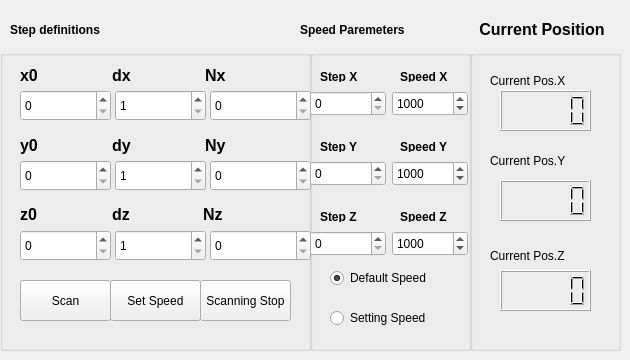
    <widget class="QWidget" name="tab_2">
     <attribute name="title">
      <string>Movement Parameters</string>
     </attribute>
     <widget class="QLabel" name="label_12">
      <property name="geometry">
       <rect>
        <x>10</x>
        <y>20</y>
        <width>111</width>
        <height>21</height>
       </rect>
      </property>
      <property name="text">
       <string>&lt;html&gt;&lt;head/&gt;&lt;body&gt;&lt;p&gt;&lt;span style=&quot; font-weight:600;&quot;&gt;Step definitions&lt;/span&gt;&lt;/p&gt;&lt;/body&gt;&lt;/html&gt;</string>
      </property>
     </widget>
     <widget class="QGroupBox" name="groupBox_4">
      <property name="geometry">
       <rect>
        <x>0</x>
        <y>50</y>
        <width>311</width>
        <height>301</height>
       </rect>
      </property>
      <property name="title">
       <string/>
      </property>
      <widget class="QSpinBox" name="x0">
       <property name="geometry">
        <rect>
         <x>20</x>
         <y>40</y>
         <width>91</width>
         <height>31</height>
        </rect>
       </property>
       <property name="maximum">
        <number>100000</number>
       </property>
      </widget>
      <widget class="QSpinBox" name="dx">
       <property name="geometry">
        <rect>
         <x>115</x>
         <y>40</y>
         <width>91</width>
         <height>31</height>
        </rect>
       </property>
       <property name="minimum">
        <number>1</number>
       </property>
       <property name="maximum">
        <number>1000</number>
       </property>
      </widget>
      <widget class="QSpinBox" name="Nx">
       <property name="geometry">
        <rect>
         <x>210</x>
         <y>40</y>
         <width>101</width>
         <height>31</height>
        </rect>
       </property>
       <property name="maximum">
        <number>1000</number>
       </property>
      </widget>
      <widget class="QSpinBox" name="y0">
       <property name="geometry">
        <rect>
         <x>20</x>
         <y>110</y>
         <width>91</width>
         <height>31</height>
        </rect>
       </property>
       <property name="sizePolicy">
        <sizepolicy hsizetype="Minimum" vsizetype="Fixed">
         <horstretch>0</horstretch>
         <verstretch>0</verstretch>
        </sizepolicy>
       </property>
       <property name="minimumSize">
        <size>
         <width>0</width>
         <height>0</height>
        </size>
       </property>
       <property name="sizeIncrement">
        <size>
         <width>0</width>
         <height>20</height>
        </size>
       </property>
       <property name="minimum">
        <number>0</number>
       </property>
       <property name="maximum">
        <number>100000</number>
       </property>
      </widget>
      <widget class="QSpinBox" name="Ny">
       <property name="geometry">
        <rect>
         <x>210</x>
         <y>110</y>
         <width>101</width>
         <height>31</height>
        </rect>
       </property>
       <property name="maximum">
        <number>1000</number>
       </property>
      </widget>
      <widget class="QSpinBox" name="dy">
       <property name="geometry">
        <rect>
         <x>115</x>
         <y>110</y>
         <width>91</width>
         <height>31</height>
        </rect>
       </property>
       <property name="minimum">
        <number>1</number>
       </property>
       <property name="maximum">
        <number>1000</number>
       </property>
      </widget>
      <widget class="QSpinBox" name="z0">
       <property name="geometry">
        <rect>
         <x>20</x>
         <y>180</y>
         <width>91</width>
         <height>31</height>
        </rect>
       </property>
       <property name="maximum">
        <number>100000</number>
       </property>
      </widget>
      <widget class="QSpinBox" name="Nz">
       <property name="geometry">
        <rect>
         <x>210</x>
         <y>180</y>
         <width>101</width>
         <height>31</height>
        </rect>
       </property>
       <property name="maximum">
        <number>1000</number>
       </property>
      </widget>
      <widget class="QSpinBox" name="dz">
       <property name="geometry">
        <rect>
         <x>115</x>
         <y>180</y>
         <width>91</width>
         <height>31</height>
        </rect>
       </property>
       <property name="minimum">
        <number>1</number>
       </property>
       <property name="maximum">
        <number>1000</number>
       </property>
      </widget>
      <widget class="QLabel" name="label_19">
       <property name="geometry">
        <rect>
         <x>20</x>
         <y>150</y>
         <width>86</width>
         <height>29</height>
        </rect>
       </property>
       <property name="text">
        <string>&lt;html&gt;&lt;head/&gt;&lt;body&gt;&lt;p&gt;&lt;span style=&quot; font-size:12pt; font-weight:600;&quot;&gt;z0&lt;/span&gt;&lt;/p&gt;&lt;/body&gt;&lt;/html&gt;</string>
       </property>
      </widget>
      <widget class="QLabel" name="label_20">
       <property name="geometry">
        <rect>
         <x>112</x>
         <y>150</y>
         <width>85</width>
         <height>29</height>
        </rect>
       </property>
       <property name="text">
        <string>&lt;html&gt;&lt;head/&gt;&lt;body&gt;&lt;p&gt;&lt;span style=&quot; font-size:12pt; font-weight:600;&quot;&gt;dz&lt;/span&gt;&lt;/p&gt;&lt;/body&gt;&lt;/html&gt;</string>
       </property>
      </widget>
      <widget class="QLabel" name="label_21">
       <property name="geometry">
        <rect>
         <x>203</x>
         <y>150</y>
         <width>86</width>
         <height>29</height>
        </rect>
       </property>
       <property name="text">
        <string>&lt;html&gt;&lt;head/&gt;&lt;body&gt;&lt;p&gt;&lt;span style=&quot; font-size:12pt; font-weight:600;&quot;&gt;Nz&lt;/span&gt;&lt;/p&gt;&lt;/body&gt;&lt;/html&gt;</string>
       </property>
      </widget>
      <widget class="QPushButton" name="ScanBut">
       <property name="geometry">
        <rect>
         <x>20</x>
         <y>230</y>
         <width>91</width>
         <height>41</height>
        </rect>
       </property>
       <property name="text">
        <string>Scan</string>
       </property>
      </widget>
      <widget class="QWidget" name="layoutWidget">
       <property name="geometry">
        <rect>
         <x>20</x>
         <y>10</y>
         <width>271</width>
         <height>31</height>
        </rect>
       </property>
       <layout class="QHBoxLayout" name="horizontalLayout">
        <item>
         <widget class="QLabel" name="label_13">
          <property name="text">
           <string>&lt;html&gt;&lt;head/&gt;&lt;body&gt;&lt;p&gt;&lt;span style=&quot; font-size:12pt; font-weight:600;&quot;&gt;x0&lt;/span&gt;&lt;/p&gt;&lt;/body&gt;&lt;/html&gt;</string>
          </property>
         </widget>
        </item>
        <item>
         <widget class="QLabel" name="label_14">
          <property name="text">
           <string>&lt;html&gt;&lt;head/&gt;&lt;body&gt;&lt;p&gt;&lt;span style=&quot; font-size:12pt; font-weight:600;&quot;&gt;dx&lt;/span&gt;&lt;/p&gt;&lt;/body&gt;&lt;/html&gt;</string>
          </property>
         </widget>
        </item>
        <item>
         <widget class="QLabel" name="label_15">
          <property name="text">
           <string>&lt;html&gt;&lt;head/&gt;&lt;body&gt;&lt;p&gt;&lt;span style=&quot; font-size:12pt; font-weight:600;&quot;&gt;Nx&lt;/span&gt;&lt;/p&gt;&lt;/body&gt;&lt;/html&gt;</string>
          </property>
         </widget>
        </item>
       </layout>
      </widget>
      <widget class="QWidget" name="layoutWidget">
       <property name="geometry">
        <rect>
         <x>20</x>
         <y>80</y>
         <width>271</width>
         <height>31</height>
        </rect>
       </property>
       <layout class="QHBoxLayout" name="horizontalLayout_2">
        <item>
         <widget class="QLabel" name="label_16">
          <property name="text">
           <string>&lt;html&gt;&lt;head/&gt;&lt;body&gt;&lt;p&gt;&lt;span style=&quot; font-size:12pt; font-weight:600;&quot;&gt;y0&lt;/span&gt;&lt;/p&gt;&lt;/body&gt;&lt;/html&gt;</string>
          </property>
         </widget>
        </item>
        <item>
         <widget class="QLabel" name="label_17">
          <property name="text">
           <string>&lt;html&gt;&lt;head/&gt;&lt;body&gt;&lt;p&gt;&lt;span style=&quot; font-size:12pt; font-weight:600;&quot;&gt;dy&lt;/span&gt;&lt;/p&gt;&lt;/body&gt;&lt;/html&gt;</string>
          </property>
         </widget>
        </item>
        <item>
         <widget class="QLabel" name="label_18">
          <property name="text">
           <string>&lt;html&gt;&lt;head/&gt;&lt;body&gt;&lt;p&gt;&lt;span style=&quot; font-size:12pt; font-weight:600;&quot;&gt;Ny&lt;/span&gt;&lt;/p&gt;&lt;/body&gt;&lt;/html&gt;</string>
          </property>
         </widget>
        </item>
       </layout>
      </widget>
      <widget class="QWidget" name="layoutWidget">
       <property name="geometry">
        <rect>
         <x>20</x>
         <y>150</y>
         <width>271</width>
         <height>31</height>
        </rect>
       </property>
       <layout class="QHBoxLayout" name="horizontalLayout_3"/>
      </widget>
      <widget class="QPushButton" name="ScanStop">
       <property name="geometry">
        <rect>
         <x>200</x>
         <y>230</y>
         <width>91</width>
         <height>41</height>
        </rect>
       </property>
       <property name="text">
        <string>Scanning Stop</string>
       </property>
      </widget>
      <widget class="QPushButton" name="Set_Speed">
       <property name="geometry">
        <rect>
         <x>110</x>
         <y>230</y>
         <width>91</width>
         <height>41</height>
        </rect>
       </property>
       <property name="text">
        <string>Set Speed</string>
       </property>
      </widget>
     </widget>
     <widget class="QGroupBox" name="groupBox_5">
      <property name="geometry">
       <rect>
        <x>470</x>
        <y>50</y>
        <width>151</width>
        <height>301</height>
       </rect>
      </property>
      <property name="title">
       <string/>
      </property>
      <widget class="QLCDNumber" name="CurrentPosX_2">
       <property name="geometry">
        <rect>
         <x>30</x>
         <y>40</y>
         <width>91</width>
         <height>41</height>
        </rect>
       </property>
      </widget>
      <widget class="QLCDNumber" name="CurrentPosY_2">
       <property name="geometry">
        <rect>
         <x>30</x>
         <y>130</y>
         <width>91</width>
         <height>41</height>
        </rect>
       </property>
      </widget>
      <widget class="QLCDNumber" name="CurrentPosZ_2">
       <property name="geometry">
        <rect>
         <x>30</x>
         <y>220</y>
         <width>91</width>
         <height>41</height>
        </rect>
       </property>
      </widget>
      <widget class="QLabel" name="label_22">
       <property name="geometry">
        <rect>
         <x>20</x>
         <y>20</y>
         <width>81</width>
         <height>21</height>
        </rect>
       </property>
       <property name="text">
        <string>Current Pos.X</string>
       </property>
      </widget>
      <widget class="QLabel" name="label_23">
       <property name="geometry">
        <rect>
         <x>20</x>
         <y>100</y>
         <width>91</width>
         <height>21</height>
        </rect>
       </property>
       <property name="text">
        <string>Current Pos.Y</string>
       </property>
      </widget>
      <widget class="QLabel" name="label_24">
       <property name="geometry">
        <rect>
         <x>20</x>
         <y>190</y>
         <width>91</width>
         <height>31</height>
        </rect>
       </property>
       <property name="text">
        <string>Current Pos.Z</string>
       </property>
      </widget>
     </widget>
     <widget class="QLabel" name="label_25">
      <property name="geometry">
       <rect>
        <x>470</x>
        <y>20</y>
        <width>144</width>
        <height>18</height>
       </rect>
      </property>
      <property name="text">
       <string>&lt;html&gt;&lt;head/&gt;&lt;body&gt;&lt;p align=&quot;center&quot;&gt;&lt;span style=&quot; font-size:12pt; font-weight:600;&quot;&gt;Current Position&lt;/span&gt;&lt;/p&gt;&lt;/body&gt;&lt;/html&gt;</string>
      </property>
     </widget>
     <widget class="QLabel" name="label_32">
      <property name="geometry">
       <rect>
        <x>300</x>
        <y>20</y>
        <width>171</width>
        <height>20</height>
       </rect>
      </property>
      <property name="text">
       <string>&lt;html&gt;&lt;head/&gt;&lt;body&gt;&lt;p&gt;&lt;span style=&quot; font-weight:600;&quot;&gt;Speed Paremeters&lt;/span&gt;&lt;/p&gt;&lt;/body&gt;&lt;/html&gt;</string>
      </property>
     </widget>
     <widget class="QGroupBox" name="groupBox_6">
      <property name="geometry">
       <rect>
        <x>310</x>
        <y>50</y>
        <width>161</width>
        <height>301</height>
       </rect>
      </property>
      <property name="title">
       <string/>
      </property>
      <widget class="QLabel" name="label_33">
       <property name="geometry">
        <rect>
         <x>10</x>
         <y>20</y>
         <width>54</width>
         <height>12</height>
        </rect>
       </property>
       <property name="text">
        <string>&lt;html&gt;&lt;head/&gt;&lt;body&gt;&lt;p&gt;&lt;span style=&quot; font-weight:600;&quot;&gt;Step X&lt;/span&gt;&lt;/p&gt;&lt;/body&gt;&lt;/html&gt;</string>
       </property>
      </widget>
      <widget class="QLabel" name="label_34">
       <property name="geometry">
        <rect>
         <x>90</x>
         <y>20</y>
         <width>54</width>
         <height>12</height>
        </rect>
       </property>
       <property name="text">
        <string>&lt;html&gt;&lt;head/&gt;&lt;body&gt;&lt;p&gt;&lt;span style=&quot; font-weight:600;&quot;&gt;Speed X&lt;/span&gt;&lt;/p&gt;&lt;/body&gt;&lt;/html&gt;</string>
       </property>
      </widget>
      <widget class="QLabel" name="label_35">
       <property name="geometry">
        <rect>
         <x>90</x>
         <y>90</y>
         <width>54</width>
         <height>12</height>
        </rect>
       </property>
       <property name="text">
        <string>&lt;html&gt;&lt;head/&gt;&lt;body&gt;&lt;p&gt;&lt;span style=&quot; font-weight:600;&quot;&gt;Speed Y&lt;/span&gt;&lt;/p&gt;&lt;/body&gt;&lt;/html&gt;</string>
       </property>
      </widget>
      <widget class="QLabel" name="label_36">
       <property name="geometry">
        <rect>
         <x>10</x>
         <y>90</y>
         <width>54</width>
         <height>12</height>
        </rect>
       </property>
       <property name="text">
        <string>&lt;html&gt;&lt;head/&gt;&lt;body&gt;&lt;p&gt;&lt;span style=&quot; font-weight:600;&quot;&gt;Step Y&lt;/span&gt;&lt;/p&gt;&lt;/body&gt;&lt;/html&gt;</string>
       </property>
      </widget>
      <widget class="QLabel" name="label_37">
       <property name="geometry">
        <rect>
         <x>90</x>
         <y>160</y>
         <width>54</width>
         <height>12</height>
        </rect>
       </property>
       <property name="text">
        <string>&lt;html&gt;&lt;head/&gt;&lt;body&gt;&lt;p&gt;&lt;span style=&quot; font-weight:600;&quot;&gt;Speed Z&lt;/span&gt;&lt;/p&gt;&lt;/body&gt;&lt;/html&gt;</string>
       </property>
      </widget>
      <widget class="QLabel" name="label_38">
       <property name="geometry">
        <rect>
         <x>10</x>
         <y>160</y>
         <width>54</width>
         <height>12</height>
        </rect>
       </property>
       <property name="text">
        <string>&lt;html&gt;&lt;head/&gt;&lt;body&gt;&lt;p&gt;&lt;span style=&quot; font-weight:600;&quot;&gt;Step Z&lt;/span&gt;&lt;/p&gt;&lt;/body&gt;&lt;/html&gt;</string>
       </property>
      </widget>
      <widget class="QWidget" name="layoutWidget">
       <property name="geometry">
        <rect>
         <x>0</x>
         <y>40</y>
         <width>158</width>
         <height>27</height>
        </rect>
       </property>
       <layout class="QHBoxLayout" name="horizontalLayout_5">
        <item>
         <widget class="QSpinBox" name="Step_X">
          <property name="minimumSize">
           <size>
            <width>75</width>
            <height>25</height>
           </size>
          </property>
          <property name="minimum">
           <number>0</number>
          </property>
          <property name="maximum">
           <number>256</number>
          </property>
          <property name="value">
           <number>0</number>
          </property>
          <property name="displayIntegerBase">
           <number>10</number>
          </property>
         </widget>
        </item>
        <item>
         <widget class="QSpinBox" name="Speed_X">
          <property name="minimumSize">
           <size>
            <width>75</width>
            <height>25</height>
           </size>
          </property>
          <property name="maximum">
           <number>100000</number>
          </property>
          <property name="value">
           <number>1000</number>
          </property>
         </widget>
        </item>
       </layout>
      </widget>
      <widget class="QWidget" name="layoutWidget">
       <property name="geometry">
        <rect>
         <x>0</x>
         <y>110</y>
         <width>158</width>
         <height>27</height>
        </rect>
       </property>
       <layout class="QHBoxLayout" name="horizontalLayout_6">
        <item>
         <widget class="QSpinBox" name="Step_Y">
          <property name="minimumSize">
           <size>
            <width>75</width>
            <height>25</height>
           </size>
          </property>
          <property name="minimum">
           <number>0</number>
          </property>
          <property name="maximum">
           <number>256</number>
          </property>
          <property name="value">
           <number>0</number>
          </property>
         </widget>
        </item>
        <item>
         <widget class="QSpinBox" name="Speed_Y">
          <property name="minimumSize">
           <size>
            <width>75</width>
            <height>25</height>
           </size>
          </property>
          <property name="maximum">
           <number>100000</number>
          </property>
          <property name="value">
           <number>1000</number>
          </property>
         </widget>
        </item>
       </layout>
      </widget>
      <widget class="QWidget" name="layoutWidget">
       <property name="geometry">
        <rect>
         <x>0</x>
         <y>180</y>
         <width>158</width>
         <height>27</height>
        </rect>
       </property>
       <layout class="QHBoxLayout" name="horizontalLayout_7">
        <item>
         <widget class="QSpinBox" name="Step_Z">
          <property name="minimumSize">
           <size>
            <width>75</width>
            <height>25</height>
           </size>
          </property>
          <property name="minimum">
           <number>0</number>
          </property>
          <property name="maximum">
           <number>256</number>
          </property>
          <property name="value">
           <number>0</number>
          </property>
         </widget>
        </item>
        <item>
         <widget class="QSpinBox" name="Speed_Z">
          <property name="minimumSize">
           <size>
            <width>75</width>
            <height>25</height>
           </size>
          </property>
          <property name="maximum">
           <number>100000</number>
          </property>
          <property name="value">
           <number>1000</number>
          </property>
         </widget>
        </item>
       </layout>
      </widget>
      <widget class="QRadioButton" name="default_speed">
       <property name="geometry">
        <rect>
         <x>20</x>
         <y>220</y>
         <width>111</width>
         <height>16</height>
        </rect>
       </property>
       <property name="text">
        <string>Default Speed</string>
       </property>
       <property name="checked">
        <bool>true</bool>
       </property>
      </widget>
      <widget class="QRadioButton" name="setting_speed">
       <property name="geometry">
        <rect>
         <x>20</x>
         <y>260</y>
         <width>101</width>
         <height>16</height>
        </rect>
       </property>
       <property name="text">
        <string>Setting Speed</string>
       </property>
      </widget>
     </widget>
    </widget>
